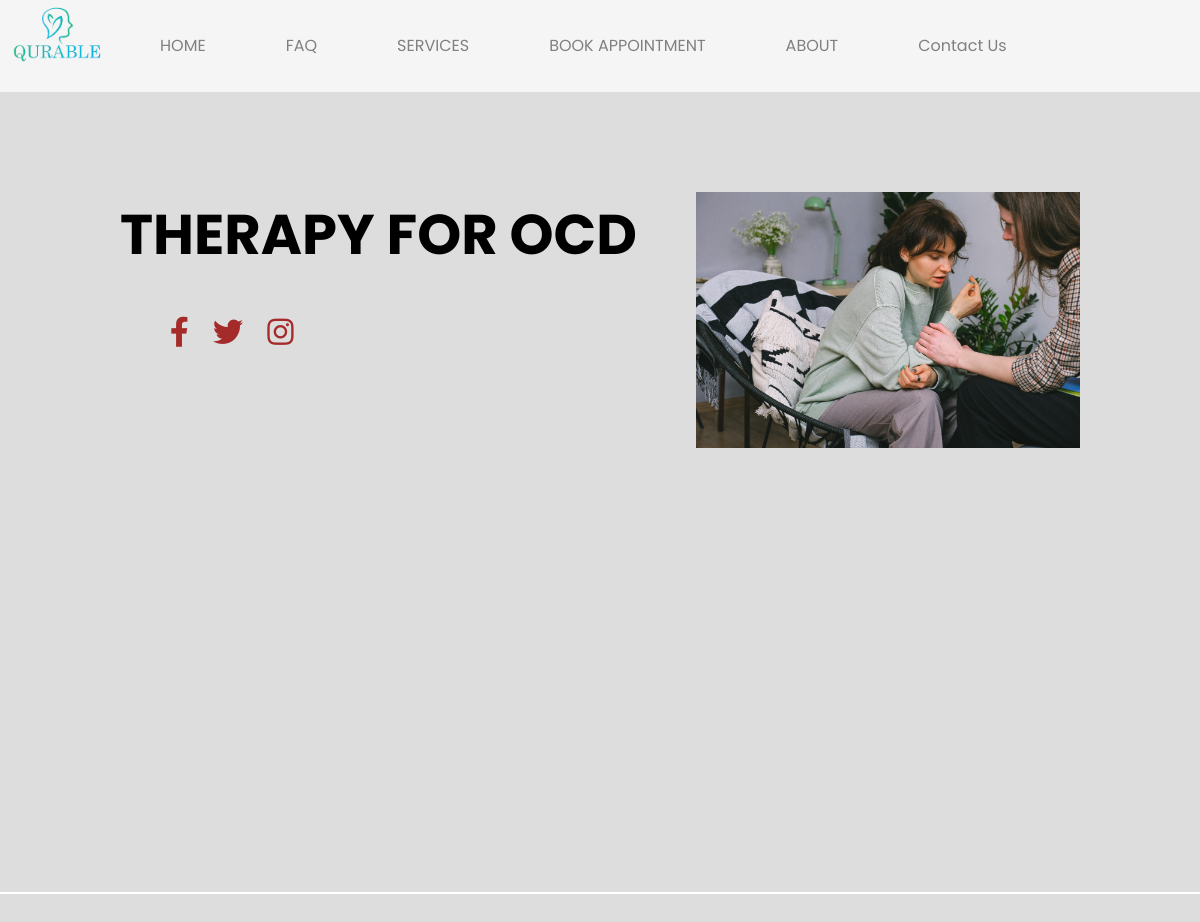
The app's page /inside/Therapy for OCD/ with its own data.
### main/models.py (models this page shows, shortened)
class Cards(models.Model):
    card_name=models.CharField(max_length=50)
    card_image=models.ImageField()
    card_heading=models.CharField(max_length=200,default=None)
    card_details=models.CharField(max_length=250,default=None)
    card_description=models.TextField()

### main/views.py (the view)
# urls.py: path('inside/<str:name>/',views.inside,name='inside'),
def inside(request,name):
    display=Cards.objects.filter(card_name=name)
    data={'display':display,}
    return render(request, 'inside.html',data)

### main/templates/inside.html (shortened to what this page needs)
{% extends 'layout.html' %}
{% load static %}
{% block body %}
    {% for n in display %}
    <head>
        <link rel="stylesheet" href="{% static './static/inside.css'%}">
    </head>
    <div class="section">
        <div class="container">
            <div class="content-section">
                <div class="title">
                    <h1>{{ n.card_name }}</h1>
                </div>
                <div class="social">
                    <a href=""><i class="fab fa-facebook-f"></i></a>
                    <a href=""><i class="fab fa-twitter"></i></a>
                    <a href="https://www.instagram.com/qurable.in/"><i class="fab fa-instagram"></i></a>
                </div>
            </div>
            <div class="image-section">
                <img src="{{ n.card_image.url }}" alt="">
            </div>
        </div>
    </div>
    {% endfor %}
{% endblock %}

### main/static/static/animation.css (style rules this page uses)
* { margin: 0; padding: 0; box-sizing: border-box; }

### main/static/static/inside.css (style rules this page uses)
* { margin: 0px; padding: 0px; box-sizing: border-box; font-family: 'Poppins', sans-serif; }
body { background-color: #ddd; }
.section { width: 100%; min-height: 100vh; background-color: #ddd; }
.container { width: 80%; display: block; margin: auto; padding-top: 100px; }
.content-section { float: left; width: 55%; }
.image-section { float: right; width: 40%; }
.image-section img { width: 100%; height: auto; }
.content-section .title { text-transform: uppercase; font-size: 28px; }
.content-section .social { margin: 40px 40px; }
.content-section .social i { color: #a52a2a; font-size: 30px; padding: 0px 10px; }

### records on screen
Cards: card_name "THERAPY FOR OCD", card_image (picture)
